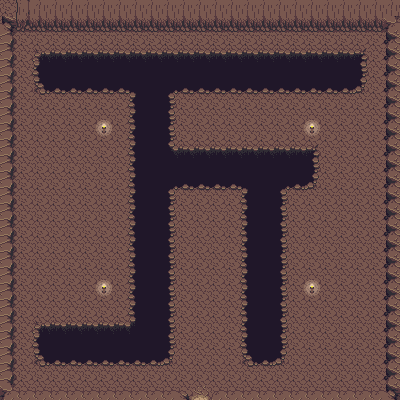

A level layout from a 2D game, rendered from its tile map. Below: a short description, then the map file with its tile-grid data intact:
An orthogonal 25x25 tile map with 16x16 px tiles, 3 tile layers (Ground, Wall, Object) and 14 objects.

<map version="1.5" tiledversion="1.5.0" orientation="orthogonal" renderorder="right-down" width="25" height="25" tilewidth="16" tileheight="16" infinite="0" nextlayerid="5" nextobjectid="15">
 <tileset firstgid="1" source="Cave.tsx" />
 <layer id="1" name="Ground" width="25" height="25">
  <data encoding="csv">
1,1,1,1,1,1,1,1,1,1,1,1,1,1,1,1,1,1,1,1,1,1,1,1,1,
1,1,1,1,1,1,1,1,1,1,1,1,1,1,1,1,1,1,1,1,1,1,1,1,1,
1,1,1,1,1,1,1,1,1,1,1,1,1,1,1,1,1,1,1,1,1,1,1,1,1,
1,1,1,1,1,1,1,1,1,1,1,1,1,1,1,1,1,1,1,1,1,1,1,1,1,
1,1,1,1,1,1,1,1,1,1,1,1,1,1,1,1,1,1,1,1,1,1,1,1,1,
1,1,1,1,1,1,1,1,1,1,1,1,1,1,1,1,1,1,1,1,1,1,1,1,1,
1,1,1,1,1,1,1,1,1,1,1,1,1,1,1,1,1,1,1,1,1,1,1,1,1,
1,1,1,1,1,1,1,1,1,1,1,1,1,1,1,1,1,1,1,1,1,1,1,1,1,
1,1,1,1,1,1,1,1,1,1,1,1,1,1,1,1,1,1,1,1,1,1,1,1,1,
1,1,1,1,1,1,1,1,1,1,1,1,1,1,1,1,1,1,1,1,1,1,1,1,1,
1,1,1,1,1,1,1,1,1,1,1,1,1,1,1,1,1,1,1,1,1,1,1,1,1,
1,1,1,1,1,1,1,1,1,1,1,1,1,1,1,1,1,1,1,1,1,1,1,1,1,
1,1,1,1,1,1,1,1,1,1,1,1,1,1,1,1,1,1,1,1,1,1,1,1,1,
1,1,1,1,1,1,1,1,1,1,1,1,1,1,1,1,1,1,1,1,1,1,1,1,1,
1,1,1,1,1,1,1,1,1,1,1,1,1,1,1,1,1,1,1,1,1,1,1,1,1,
1,1,1,1,1,1,1,1,1,1,1,1,1,1,1,1,1,1,1,1,1,1,1,1,1,
1,1,1,1,1,1,1,1,1,1,1,1,1,1,1,1,1,1,1,1,1,1,1,1,1,
1,1,1,1,1,1,1,1,1,1,1,1,1,1,1,1,1,1,1,1,1,1,1,1,1,
1,1,1,1,1,1,1,1,1,1,1,1,1,1,1,1,1,1,1,1,1,1,1,1,1,
1,1,1,1,1,1,1,1,1,1,1,1,1,1,1,1,1,1,1,1,1,1,1,1,1,
1,1,1,1,1,1,1,1,1,1,1,1,1,1,1,1,1,1,1,1,1,1,1,1,1,
1,1,1,1,1,1,1,1,1,1,1,1,1,1,1,1,1,1,1,1,1,1,1,1,1,
1,1,1,1,1,1,1,1,1,1,1,1,1,1,1,1,1,1,1,1,1,1,1,1,1,
1,1,1,1,1,1,1,1,1,1,1,1,1,1,1,1,1,1,1,1,1,1,1,1,1,
1,1,1,1,1,1,1,1,1,1,1,1,41,1,1,1,1,1,1,1,1,1,1,1,1
</data>
 </layer>
 <layer id="2" name="Wall" width="25" height="25">
  <data encoding="csv">
0,162,163,163,163,163,163,163,163,163,163,163,163,163,163,163,163,163,163,163,163,163,163,163,163,
210,202,203,203,203,203,203,203,203,203,203,203,203,203,203,203,203,203,203,203,203,203,203,203,250,
169,0,0,0,0,0,0,0,0,0,0,0,0,0,0,0,0,0,0,0,0,0,0,0,168,
169,0,172,173,173,173,173,173,173,173,173,173,173,173,173,173,173,173,173,173,173,173,174,0,168,
169,0,212,213,213,213,213,213,213,213,213,213,213,213,213,213,213,213,213,213,213,213,214,0,168,
169,0,252,253,253,253,253,253,176,213,175,253,253,253,253,253,253,253,253,253,253,253,254,0,168,
169,0,0,0,0,0,0,0,212,213,214,0,0,0,0,0,0,0,0,0,0,0,0,0,168,
169,0,0,0,0,0,0,0,212,213,214,0,0,0,0,0,0,0,0,0,0,0,0,0,168,
169,0,0,0,0,0,0,0,212,213,214,0,0,0,0,0,0,0,0,0,0,0,0,0,168,
169,0,0,0,0,0,0,0,212,213,215,173,173,173,173,173,173,173,173,174,0,0,0,0,168,
169,0,0,0,0,0,0,0,212,213,213,213,213,213,213,213,213,213,213,214,0,0,0,0,168,
169,0,0,0,0,0,0,0,212,213,175,253,253,253,253,176,213,175,253,254,0,0,0,0,168,
169,0,0,0,0,0,0,0,212,213,214,0,0,0,0,212,213,214,0,0,0,0,0,0,168,
169,0,0,0,0,0,0,0,212,213,214,0,0,0,0,212,213,214,0,0,0,0,0,0,168,
169,0,0,0,0,0,0,0,212,213,214,0,0,0,0,212,213,214,0,0,0,0,0,0,168,
169,0,0,0,0,0,0,0,212,213,214,0,0,0,0,212,213,214,0,0,0,0,0,0,168,
169,0,0,0,0,0,0,0,212,213,214,0,0,0,0,212,213,214,0,0,0,0,0,0,168,
169,0,0,0,0,0,0,0,212,213,214,0,0,0,0,212,213,214,0,0,0,0,0,0,168,
169,0,0,0,0,0,0,0,212,213,214,0,0,0,0,212,213,214,0,0,0,0,0,0,168,
169,0,0,0,0,0,0,0,212,213,214,0,0,0,0,212,213,214,0,0,0,0,0,0,168,
169,0,172,173,173,173,173,173,216,213,214,0,0,0,0,212,213,214,0,0,0,0,0,0,168,
169,0,212,213,213,213,213,213,213,213,214,0,0,0,0,212,213,214,0,0,0,0,0,0,168,
169,0,252,253,253,253,253,253,253,253,254,0,0,0,0,252,253,254,0,0,0,0,0,0,168,
169,0,0,0,0,0,0,0,0,0,0,0,0,0,0,0,0,0,0,0,0,0,0,0,168,
250,207,207,207,207,207,207,207,207,207,207,209,0,208,207,207,207,207,207,207,207,207,207,207,210
</data>
 </layer>
 <layer id="3" name="Object" width="25" height="25">
  <data encoding="csv">
0,0,0,0,0,0,0,0,0,0,0,0,0,0,0,0,0,0,0,0,0,0,0,0,0,
0,0,0,0,0,0,0,0,0,0,0,0,0,0,0,0,0,0,0,0,0,0,0,0,0,
0,0,0,0,0,0,0,0,0,0,0,0,0,0,0,0,0,0,0,0,0,0,0,0,0,
0,0,0,0,0,0,0,0,0,0,0,0,0,0,0,0,0,0,0,0,0,0,0,0,0,
0,0,0,0,0,0,0,0,0,0,0,0,0,0,0,0,0,0,0,0,0,0,0,0,0,
0,0,0,0,0,0,0,0,0,0,0,0,0,0,0,0,0,0,0,0,0,0,0,0,0,
0,0,0,0,0,0,0,0,0,0,0,0,0,0,0,0,0,0,0,0,0,0,0,0,0,
0,0,0,0,0,0,201,0,0,0,0,0,0,0,0,0,0,0,0,201,0,0,0,0,0,
0,0,0,0,0,0,241,0,0,0,0,0,0,0,0,0,0,0,0,241,0,0,0,0,0,
0,0,0,0,0,0,0,0,0,0,0,0,0,0,0,0,0,0,0,0,0,0,0,0,0,
0,0,0,0,0,0,0,0,0,0,0,0,0,0,0,0,0,0,0,0,0,0,0,0,0,
0,0,0,0,0,0,0,0,0,0,0,0,0,0,0,0,0,0,0,0,0,0,0,0,0,
0,0,0,0,0,0,0,0,0,0,0,0,0,0,0,0,0,0,0,0,0,0,0,0,0,
0,0,0,0,0,0,0,0,0,0,0,0,0,0,0,0,0,0,0,0,0,0,0,0,0,
0,0,0,0,0,0,0,0,0,0,0,0,0,0,0,0,0,0,0,0,0,0,0,0,0,
0,0,0,0,0,0,0,0,0,0,0,0,0,0,0,0,0,0,0,0,0,0,0,0,0,
0,0,0,0,0,0,0,0,0,0,0,0,0,0,0,0,0,0,0,0,0,0,0,0,0,
0,0,0,0,0,0,201,0,0,0,0,0,0,0,0,0,0,0,0,201,0,0,0,0,0,
0,0,0,0,0,0,241,0,0,0,0,0,0,0,0,0,0,0,0,241,0,0,0,0,0,
0,0,0,0,0,0,0,0,0,0,0,0,0,0,0,0,0,0,0,0,0,0,0,0,0,
0,0,0,0,0,0,0,0,0,0,0,0,0,0,0,0,0,0,0,0,0,0,0,0,0,
0,0,0,0,0,0,0,0,0,0,0,0,0,0,0,0,0,0,0,0,0,0,0,0,0,
0,0,0,0,0,0,0,0,0,0,0,0,0,0,0,0,0,0,0,0,0,0,0,0,0,
0,0,0,0,0,0,0,0,0,0,0,0,0,0,0,0,0,0,0,0,0,0,0,0,0,
0,0,0,0,0,0,0,0,0,0,0,0,0,0,0,0,0,0,0,0,0,0,0,0,0
</data>
 </layer>
 <objectgroup id="4" name="Object Layer 1">
  <object id="1" x="35.2727" y="51.4545" width="328.364" height="41.2121" />
  <object id="2" x="130.909" y="51.6364" width="41.0909" height="312.909" />
  <object id="3" x="130.727" y="147.273" width="185.636" height="41.4545" />
  <object id="4" x="243.273" y="147.273" width="41.0909" height="216.364" />
  <object id="5" x="35.2727" y="323.818" width="136.909" height="41.9091" />
  <object id="6" x="101.847" y="126.017" width="4.18182" height="7.09091" />
  <object id="7" x="101.847" y="286.017" width="4.18182" height="7.09091" />
  <object id="8" x="309.866" y="285.933" width="4.18182" height="7.09091" />
  <object id="9" x="309.909" y="125.889" width="4.18182" height="7.09091" />
  <object id="10" x="385.909" y="0" width="14.0909" height="400" />
  <object id="11" x="210.818" y="389.909" width="189.182" height="10.0909" />
  <object id="12" x="0" y="389.898" width="189" height="10.0227" />
  <object id="13" x="0" y="0" width="14.2727" height="400" />
  <object id="14" x="0" y="0" width="400" height="32" />
 </objectgroup>
</map>
